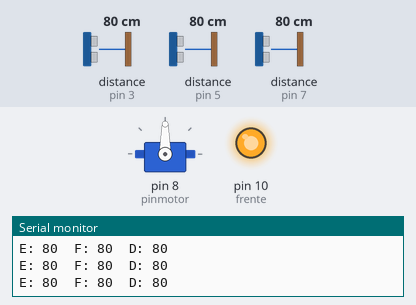
Recording of a sketch running on a simulated Arduino Uno, built with avr-gcc and run on an emulated ATmega328P. Shown: servo, output pins drawn as LEDs (lit = HIGH), the last lines printed to the serial monitor. Wiring (inferred from the names in the program): 3 × ultrasonic range finder: trigger pin 2, echo pin 3 / trigger pin 4, echo pin 5 / trigger pin 6, echo pin 7. Inputs (shaded band) come from the test bench; at power-on: distance to the obstacle (sensors on pin 5, pin 7, pin 3) 80 cm. The echo pulse lasts 58.3 µs per cm; random numbers use the default seed unless the sketch sets one; pins used as bus, display or sensor lines are not drawn.

Above: at 1.2 s.
1.3 s: distance to the obstacle (sensor on pin 5) set to 43 cm
2.8 s: distance to the obstacle (sensor on pin 5) set to 37 cm
At 3.3 s:
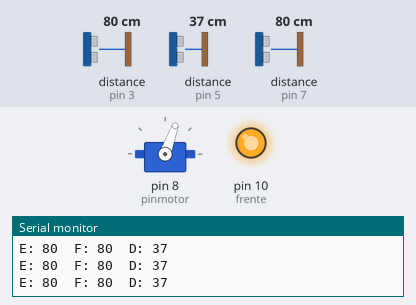
4.3 s: distance to the obstacle (sensor on pin 7) set to 9 cm
At 5.2 s:
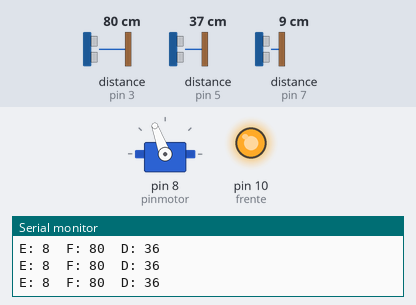
5.8 s: distance to the obstacle (sensor on pin 3) set to 9 cm
8.8 s: distance to the obstacle (sensor on pin 5) set to 33 cm
10.3 s: distance to the obstacle (sensor on pin 5) set to 27 cm
At 10.9 s:
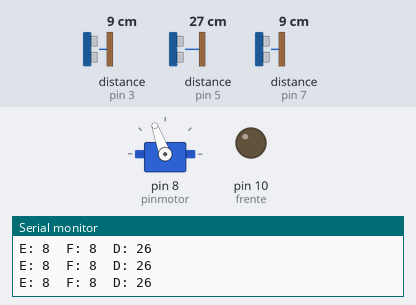
Timing chart, 0 to 12.8 s (numbered marks = the images above; inputs shaded):
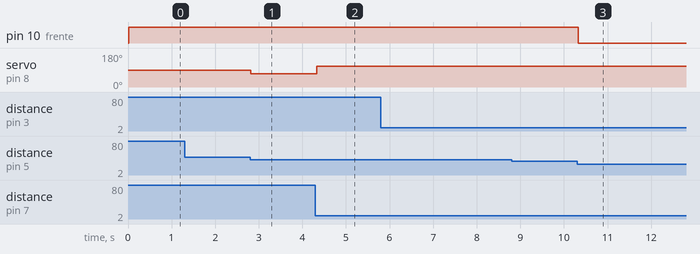

Measured:
- the behaviour switches between 41 and 40 cm on distance to the obstacle (sensor on pin 5) (found by bisection; images 0 and 1)
- the behaviour switches between 31 and 30 cm on distance to the obstacle (sensor on pin 5) (found by bisection; images 2 and 3)
- after the input at 2.8 s, servo on pin 8 (pinmotor): 90° → 70° at once
- after the input at 4.3 s, servo on pin 8 (pinmotor): 70° → 110° at once
- after the input at 10.3 s, pin 10 (frente): HIGH → LOW at once

The sketch:

codigoProjetoFinalRato.ino
```cpp
/*Trabalho final da Disciplina Eletronica para Computacao
   SCC0180 - Professor: Eduardo Valle Simoes
   Alunos:  Brendon Hudson Cardoso
            Jonas Wendel
            Alexis de Almeida Coutinho
   Rato robo feito com arduino e sensores que detectam obstaculos e
   a presenca de pessoas e desvia.
*/

#include <Servo.h>

//Servo motor
Servo motor; // Definindo o nome do servo motor
#define pinmotor 8

//Definindo pinos PWM para acionar a tracao do motor
//controlado por uma ponte H
#define frente 10
#define re 11

//Sensor Ultrassonico
// Portas de emissao de ondas
const int TRIG1 = 2;  //Frente
const int TRIG2 = 4;  //Direita
const int TRIG3 = 6;  //Esquerda

// Portas de recepccao de ondas
const int ECHO1 = 3;  //Frente
const int ECHO2 = 5;  //Direita
const int ECHO3 = 7;  //Esquerda

//Variaveis utilizadas nos calculos de verificacao espacial do Rato
unsigned long tempo = 0;
unsigned long dFrente = 0;
unsigned long dDireita = 0;
unsigned long dEsquerda = 0;

//P/gerar n aleatorio na hora de testar as viradas pra barreiras na frente
long randNumber;
//------------------------------------------------------------------------------------

void setup() {
  Serial.begin(9600);         // Iniciando a serial
  motor.attach(pinmotor);     // Definindo porta do servo motor

  //Sensores ultrassonicos (distancia)
  pinMode(TRIG1, OUTPUT);
  pinMode(TRIG2, OUTPUT);
  pinMode(TRIG3, OUTPUT);
  pinMode(ECHO1, INPUT);
  pinMode(ECHO2, INPUT);
  pinMode(ECHO3, INPUT);

  //Motor de tracao
  pinMode(frente, OUTPUT);
  pinMode(re, OUTPUT);
  randomSeed(analogRead(0));

}

void loop() {
  //Calculo primeiro a distancia de obstaculos nos tres lados
  //para verificar o que fazer
  tempo = calculaTempo(TRIG3, ECHO3); //Esquerda
  dEsquerda = tempoParaCentimetro(tempo);
  Serial.print("E: ");
  Serial.print(dEsquerda);
  Serial.print("\t");

  tempo = calculaTempo(TRIG1, ECHO1); //Da frente
  dFrente = tempoParaCentimetro(tempo);
  Serial.print("F: ");
  Serial.print(dFrente);
  Serial.print("\t");

  tempo = calculaTempo(TRIG2, ECHO2); //Direita
  dDireita = tempoParaCentimetro(tempo);
  Serial.print("D: ");
  Serial.print(dDireita);
  Serial.print("\n\n\n");

  //Verifica se ha' obstaculos a sua FRENTE
  if (dFrente <= 45 && dFrente != 0) {
    //Se tiver, verifica o melhor lado para virar
    //em ordem aleatoria
    switch (randNumber) {
      case 0:
        if (dEsquerda >= 30 && dEsquerda != 0) motor.write(70); //Esquerda
        else if (dDireita >= 30) motor.write(110);              //Direita
        //Se nao tiver pra onde virar
        else {
          analogWrite(frente, 0); //Desliga tracao pra frente
          analogWrite(re, 255);   //Liga tracao pra tras
        }
        break;
      case 1:
        if (dDireita >= 30 && dDireita != 0) motor.write(110);  //Direita
        else if (dEsquerda >= 30) motor.write(70);              //Esquerda
        //Se nao tiver pra onde virar
        else {
          analogWrite(frente, 0); //Desliga tracao pra frente
          analogWrite(re, 255);   //Liga tracao pra tras
        }
        break;
    }
    delay(50);
  }

  //Se nao houver nada na frente, verifica obstaculos que possam
  //estar se aproximando aos lados (direito e esquerdo)

  else if (dEsquerda <= 40 && dEsquerda != 0) {
    motor.write(110); //Vira pra direita
    delay(50);
  }

  else if (dDireita <= 40 && dDireita != 0) {
    motor.write(70); //Vira pra esquerda
    delay(50);
  }

  //Ultimo caso, se qualquer sensor detectar obstaculo muito perto, anda pra tras
  else if (dFrente < 15 || dDireita < 15 || dEsquerda < 15) {
    analogWrite(frente, 0);
    analogWrite(re, 255);
    delay(50);
  }

  //Se nao, continue a nadar, a nadar...*andar
  else {
    //Acerta a direcao do servo
    motor.write(90);

    //Caso nao haja obstaculos, Hamtaro continuara andando reto
    analogWrite(re, 0); //Desliga a re' caso esteja ligada
    analogWrite(frente, 255); //Anda para frente

    //Calcula numeros randomicos caso haja obstaculos a' frente
    //para aleatoriamente verificar os lados possiveis p/virar
    randNumber = random(0, 2);
    delay(50);
  }
}

// Funcao que converte o tempo para a distancia
long tempoParaCentimetro(unsigned long microseconds) {
  return microseconds / 58;
}

// Funcao que verifica quanto tempo leva pro pulso voltar para o receptor de ondas
long calculaTempo(int TRIG, int ECHO) {
  digitalWrite(TRIG, LOW);
  delayMicroseconds(2);
  digitalWrite(TRIG, HIGH);     //  Enviando o pulso
  delayMicroseconds(10);
  digitalWrite(TRIG, LOW);
  tempo = pulseIn(ECHO, HIGH);  // Recebendo o pulso
  return tempo;
}
```
